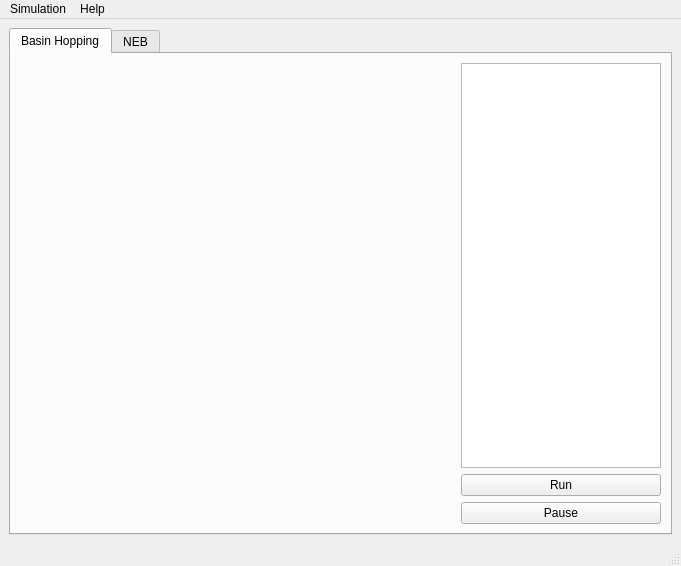
<?xml version="1.0" encoding="UTF-8"?>
<ui version="4.0">
 <class>MainWindow</class>
 <widget class="QMainWindow" name="MainWindow">
  <property name="geometry">
   <rect>
    <x>0</x>
    <y>0</y>
    <width>681</width>
    <height>566</height>
   </rect>
  </property>
  <property name="sizePolicy">
   <sizepolicy hsizetype="Expanding" vsizetype="Expanding">
    <horstretch>0</horstretch>
    <verstretch>0</verstretch>
   </sizepolicy>
  </property>
  <property name="windowTitle">
   <string>MainWindow</string>
  </property>
  <widget class="QWidget" name="centralwidget">
   <layout class="QGridLayout" name="gridLayout">
    <item row="0" column="0">
     <widget class="QTabWidget" name="tabWidget">
      <property name="currentIndex">
       <number>0</number>
      </property>
      <widget class="QWidget" name="BHTab">
       <attribute name="title">
        <string>Basin Hopping</string>
       </attribute>
       <layout class="QVBoxLayout" name="verticalLayout_4">
        <item>
         <layout class="QHBoxLayout" name="horizontalLayout_3">
          <item>
           <widget class="Show3D" name="widget" native="true">
            <property name="sizePolicy">
             <sizepolicy hsizetype="Expanding" vsizetype="Expanding">
              <horstretch>0</horstretch>
              <verstretch>0</verstretch>
             </sizepolicy>
            </property>
           </widget>
          </item>
          <item>
           <layout class="QVBoxLayout" name="verticalLayout_3">
            <item>
             <widget class="QListWidget" name="listWidget">
              <property name="sizePolicy">
               <sizepolicy hsizetype="Maximum" vsizetype="Expanding">
                <horstretch>0</horstretch>
                <verstretch>0</verstretch>
               </sizepolicy>
              </property>
              <property name="maximumSize">
               <size>
                <width>200</width>
                <height>16777215</height>
               </size>
              </property>
              <property name="sortingEnabled">
               <bool>true</bool>
              </property>
             </widget>
            </item>
            <item>
             <widget class="QPushButton" name="btnRun">
              <property name="text">
               <string>Run</string>
              </property>
             </widget>
            </item>
            <item>
             <widget class="QPushButton" name="btnPause">
              <property name="text">
               <string>Pause</string>
              </property>
             </widget>
            </item>
           </layout>
          </item>
         </layout>
        </item>
       </layout>
      </widget>
      <widget class="QWidget" name="NEBTab">
       <attribute name="title">
        <string>NEB</string>
       </attribute>
       <layout class="QGridLayout" name="gridLayout_4">
        <item row="0" column="0">
         <widget class="Show3D" name="oglPath" native="true">
          <property name="sizePolicy">
           <sizepolicy hsizetype="Expanding" vsizetype="Preferred">
            <horstretch>0</horstretch>
            <verstretch>0</verstretch>
           </sizepolicy>
          </property>
         </widget>
        </item>
        <item row="0" column="3">
         <layout class="QVBoxLayout" name="verticalLayout_5" stretch="0,0">
          <item>
           <widget class="QListWidget" name="listMinima1">
            <property name="sizePolicy">
             <sizepolicy hsizetype="Maximum" vsizetype="Expanding">
              <horstretch>0</horstretch>
              <verstretch>0</verstretch>
             </sizepolicy>
            </property>
            <property name="maximumSize">
             <size>
              <width>200</width>
              <height>16777215</height>
             </size>
            </property>
           </widget>
          </item>
          <item>
           <widget class="QListWidget" name="listMinima2">
            <property name="sizePolicy">
             <sizepolicy hsizetype="Maximum" vsizetype="Expanding">
              <horstretch>0</horstretch>
              <verstretch>0</verstretch>
             </sizepolicy>
            </property>
            <property name="maximumSize">
             <size>
              <width>200</width>
              <height>16777215</height>
             </size>
            </property>
           </widget>
          </item>
         </layout>
        </item>
        <item row="1" column="3">
         <layout class="QGridLayout" name="gridLayout_2">
          <property name="leftMargin">
           <number>20</number>
          </property>
          <property name="topMargin">
           <number>0</number>
          </property>
          <property name="rightMargin">
           <number>20</number>
          </property>
          <item row="0" column="1">
           <widget class="QPushButton" name="btnConnect">
            <property name="sizePolicy">
             <sizepolicy hsizetype="Maximum" vsizetype="Fixed">
              <horstretch>0</horstretch>
              <verstretch>0</verstretch>
             </sizepolicy>
            </property>
            <property name="maximumSize">
             <size>
              <width>100</width>
              <height>16777215</height>
             </size>
            </property>
            <property name="text">
             <string>Connect</string>
            </property>
           </widget>
          </item>
          <item row="0" column="0">
           <widget class="QPushButton" name="btnAlign">
            <property name="sizePolicy">
             <sizepolicy hsizetype="Maximum" vsizetype="Fixed">
              <horstretch>0</horstretch>
              <verstretch>0</verstretch>
             </sizepolicy>
            </property>
            <property name="maximumSize">
             <size>
              <width>100</width>
              <height>100</height>
             </size>
            </property>
            <property name="text">
             <string>Align</string>
            </property>
           </widget>
          </item>
          <item row="1" column="0">
           <widget class="QPushButton" name="btnEnergies">
            <property name="text">
             <string>Energies</string>
            </property>
           </widget>
          </item>
         </layout>
        </item>
        <item row="1" column="0">
         <widget class="QSlider" name="sliderFrame">
          <property name="orientation">
           <enum>Qt::Horizontal</enum>
          </property>
         </widget>
        </item>
       </layout>
      </widget>
     </widget>
    </item>
   </layout>
  </widget>
  <widget class="QMenuBar" name="menubar">
   <property name="geometry">
    <rect>
     <x>0</x>
     <y>0</y>
     <width>681</width>
     <height>23</height>
    </rect>
   </property>
   <widget class="QMenu" name="menuSimulation">
    <property name="title">
     <string>Simulation</string>
    </property>
    <addaction name="actionNew"/>
    <addaction name="actionSave"/>
    <addaction name="actionLoad"/>
   </widget>
   <widget class="QMenu" name="menuHelp">
    <property name="title">
     <string>Help</string>
    </property>
    <addaction name="actionAbout"/>
   </widget>
   <addaction name="menuSimulation"/>
   <addaction name="menuHelp"/>
  </widget>
  <widget class="QStatusBar" name="statusbar"/>
  <action name="actionNew">
   <property name="text">
    <string>New</string>
   </property>
  </action>
  <action name="actionSave">
   <property name="text">
    <string>Save</string>
   </property>
  </action>
  <action name="actionLoad">
   <property name="text">
    <string>Load</string>
   </property>
  </action>
  <action name="actionAbout">
   <property name="text">
    <string>About</string>
   </property>
  </action>
 </widget>
 <customwidgets>
  <customwidget>
   <class>Show3D</class>
   <extends>QWidget</extends>
   <header>show3d.h</header>
   <container>1</container>
  </customwidget>
 </customwidgets>
 <resources/>
 <connections>
  <connection>
   <sender>listWidget</sender>
   <signal>currentItemChanged(QListWidgetItem*,QListWidgetItem*)</signal>
   <receiver>MainWindow</receiver>
   <slot>SelectMinimum()</slot>
   <hints>
    <hint type="sourcelabel">
     <x>471</x>
     <y>217</y>
    </hint>
    <hint type="destinationlabel">
     <x>7</x>
     <y>26</y>
    </hint>
   </hints>
  </connection>
  <connection>
   <sender>btnRun</sender>
   <signal>clicked()</signal>
   <receiver>MainWindow</receiver>
   <slot>StartBasinHopping()</slot>
   <hints>
    <hint type="sourcelabel">
     <x>658</x>
     <y>488</y>
    </hint>
    <hint type="destinationlabel">
     <x>432</x>
     <y>188</y>
    </hint>
   </hints>
  </connection>
  <connection>
   <sender>actionNew</sender>
   <signal>activated()</signal>
   <receiver>MainWindow</receiver>
   <slot>NewSystem()</slot>
   <hints>
    <hint type="sourcelabel">
     <x>-1</x>
     <y>-1</y>
    </hint>
    <hint type="destinationlabel">
     <x>340</x>
     <y>282</y>
    </hint>
   </hints>
  </connection>
  <connection>
   <sender>btnAlign</sender>
   <signal>clicked()</signal>
   <receiver>MainWindow</receiver>
   <slot>AlignMinima()</slot>
   <hints>
    <hint type="sourcelabel">
     <x>554</x>
     <y>490</y>
    </hint>
    <hint type="destinationlabel">
     <x>367</x>
     <y>30</y>
    </hint>
   </hints>
  </connection>
  <connection>
   <sender>btnConnect</sender>
   <signal>clicked()</signal>
   <receiver>MainWindow</receiver>
   <slot>ConnectMinima()</slot>
   <hints>
    <hint type="sourcelabel">
     <x>640</x>
     <y>490</y>
    </hint>
    <hint type="destinationlabel">
     <x>526</x>
     <y>26</y>
    </hint>
   </hints>
  </connection>
  <connection>
   <sender>listMinima1</sender>
   <signal>currentItemChanged(QListWidgetItem*,QListWidgetItem*)</signal>
   <receiver>MainWindow</receiver>
   <slot>SelectMinimum1()</slot>
   <hints>
    <hint type="sourcelabel">
     <x>555</x>
     <y>94</y>
    </hint>
    <hint type="destinationlabel">
     <x>551</x>
     <y>29</y>
    </hint>
   </hints>
  </connection>
  <connection>
   <sender>listMinima2</sender>
   <signal>currentItemChanged(QListWidgetItem*,QListWidgetItem*)</signal>
   <receiver>MainWindow</receiver>
   <slot>SelectMinimum2()</slot>
   <hints>
    <hint type="sourcelabel">
     <x>555</x>
     <y>293</y>
    </hint>
    <hint type="destinationlabel">
     <x>275</x>
     <y>536</y>
    </hint>
   </hints>
  </connection>
  <connection>
   <sender>sliderFrame</sender>
   <signal>sliderMoved(int)</signal>
   <receiver>MainWindow</receiver>
   <slot>showFrame()</slot>
   <hints>
    <hint type="sourcelabel">
     <x>46</x>
     <y>488</y>
    </hint>
    <hint type="destinationlabel">
     <x>74</x>
     <y>537</y>
    </hint>
   </hints>
  </connection>
  <connection>
   <sender>btnEnergies</sender>
   <signal>pressed()</signal>
   <receiver>MainWindow</receiver>
   <slot>showEnergies()</slot>
   <hints>
    <hint type="sourcelabel">
     <x>554</x>
     <y>522</y>
    </hint>
    <hint type="destinationlabel">
     <x>417</x>
     <y>542</y>
    </hint>
   </hints>
  </connection>
  <connection>
   <sender>actionSave</sender>
   <signal>activated()</signal>
   <receiver>MainWindow</receiver>
   <slot>save()</slot>
   <hints>
    <hint type="sourcelabel">
     <x>-1</x>
     <y>-1</y>
    </hint>
    <hint type="destinationlabel">
     <x>340</x>
     <y>282</y>
    </hint>
   </hints>
  </connection>
  <connection>
   <sender>actionLoad</sender>
   <signal>activated()</signal>
   <receiver>MainWindow</receiver>
   <slot>load()</slot>
   <hints>
    <hint type="sourcelabel">
     <x>-1</x>
     <y>-1</y>
    </hint>
    <hint type="destinationlabel">
     <x>340</x>
     <y>282</y>
    </hint>
   </hints>
  </connection>
 </connections>
 <slots>
  <slot>SelectMinimum()</slot>
  <slot>StartBasinHopping()</slot>
  <slot>NewSystem()</slot>
  <slot>SelectMinimum1()</slot>
  <slot>SelectMinimum2()</slot>
  <slot>AlignMinima()</slot>
  <slot>ConnectMinima()</slot>
  <slot>showFrame()</slot>
  <slot>showEnergies()</slot>
  <slot>save()</slot>
  <slot>load()</slot>
 </slots>
</ui>
